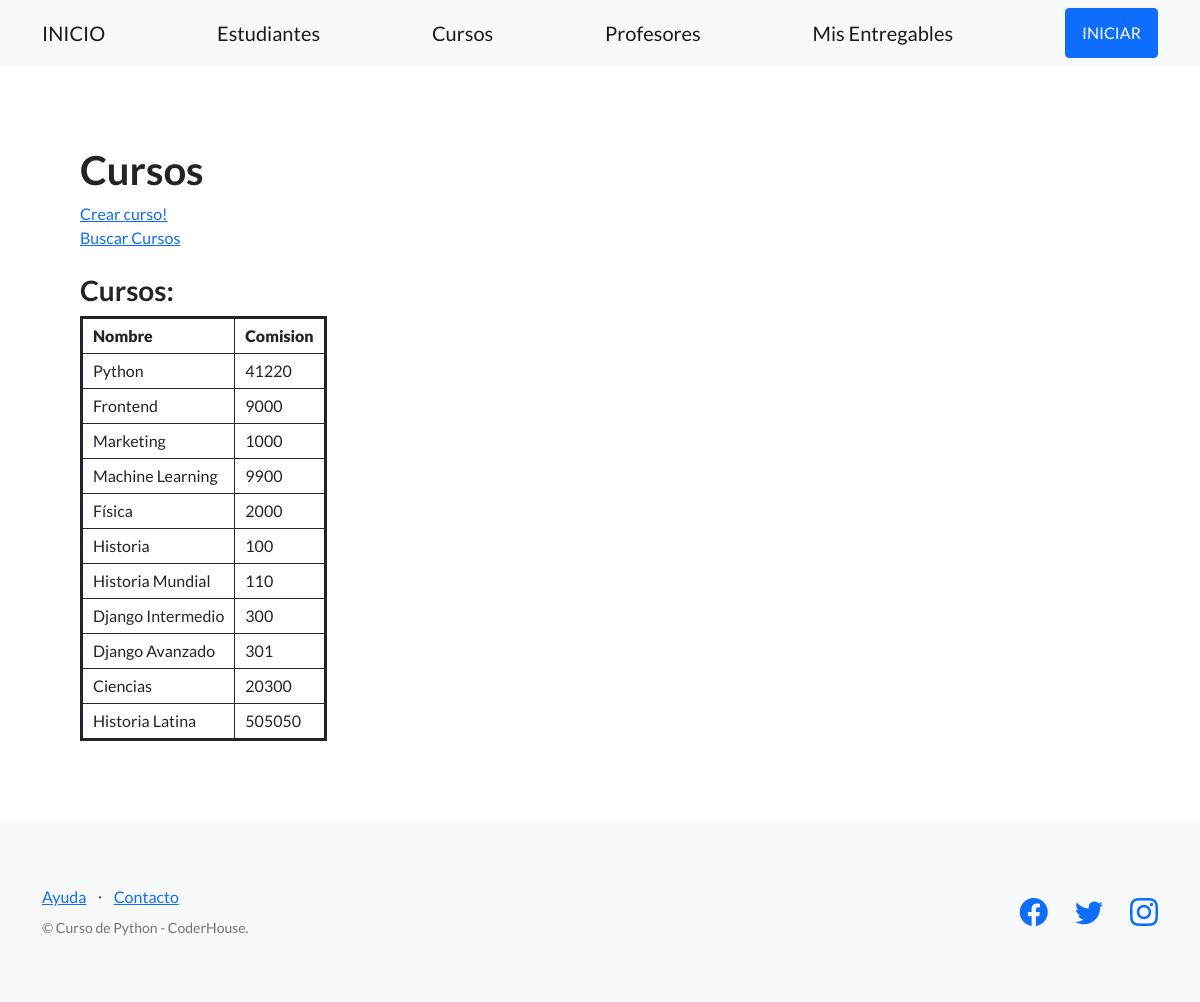
Screenshot of /plataforma-coder/cursos/ with the database file from the repository.
### AppCoder/models.py (models this page shows, shortened)
class Curso(models.Model):
    nombre = models.CharField(max_length=128)
    comision = models.IntegerField()

### AppCoder/views.py (the view)
# urls.py: path('cursos/', views.cursos, name="cursos"),
def cursos(request):
    cursos = Curso.objects.all()
    return render(request, "AppCoder/cursos.html", {'cursos': cursos})

### AppCoder/templates/AppCoder/cursos.html (shortened to what this page needs)
{% extends "AppCoder/plantilla_base.html" %}
{% block contenido_base %}
<h1>Cursos</h1>
<a href="{% url 'crear_curso' %}">Crear curso!</a>
<br>
<a href="{% url 'busqueda_curso_form' %}">Buscar Cursos</a>
<br><br>
<h3>Cursos:</h3>
<table class="coder-table">
  <tbody>
    <tr>
      <th>
        <strong>Nombre</strong>
      </th>
      <th>
        <strong>Comision</strong>
      </th>
    </tr>
    {% for curso in cursos %}
    <tr>
      <td>{{curso.nombre}}</td>
      <td>{{curso.comision}}</td>
    </tr>
    {% endfor %}
  </tbody>
</table>
{% endblock contenido_base %}

### AppCoder/templates/AppCoder/cursos.html (style rules this page uses)
table.coder-table { border:3px solid; }
th, td { border:1px solid; padding:5px 10px; }

### rows the page displays
Curso: nombre "Python", comision "41220"
Curso: nombre "Frontend", comision "9000"
Curso: nombre "Marketing", comision "1000"
Curso: nombre "Machine Learning", comision "9900"
Curso: nombre "Física", comision "2000"
Curso: nombre "Historia", comision "100"
Curso: nombre "Historia Mundial", comision "110"
Curso: nombre "Django Intermedio", comision "300"
Curso: nombre "Django Avanzado", comision "301"
Curso: nombre "Ciencias", comision "20300"
Curso: nombre "Historia Latina", comision "505050"
